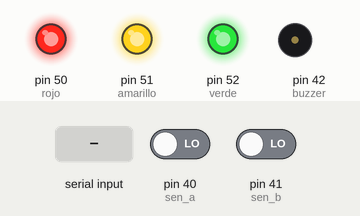
Simulated run of this sketch. Board: Arduino Mega 2560, built with avr-gcc and run on an emulated ATmega2560. On the bench: output pins drawn as LEDs (lit = HIGH), buzzer (waves = sounding, pin HIGH). The inputs (shaded band) are chosen by the test bench; at power-on: pin 40 (sen_a) LOW, pin 41 (sen_b) LOW. What the sketch prints to the serial monitor is not drawn.

Above: at 1.2 s.
1.3 s: pin 40 (sen_a) driven HIGH
At 2.3 s:
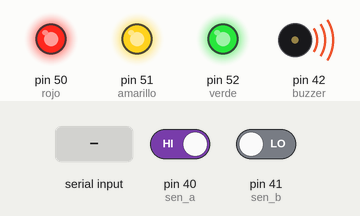
2.8 s: "0" received over Serial
At 3.6 s:
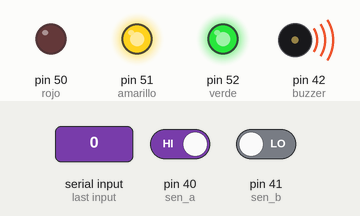
4.4 s: pin 41 (sen_b) driven HIGH
At 4.7 s:
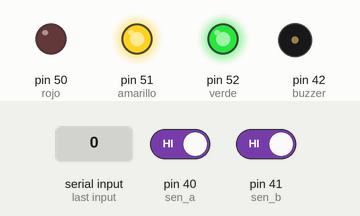
5.9 s: "1" received over Serial
At 7.1 s:
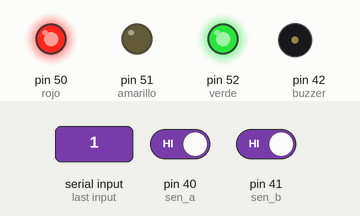
7.5 s: "2" received over Serial
At 8.3 s:
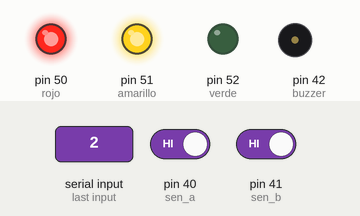
9.1 s: pin 40 (sen_a) driven LOW
At 9.4 s:
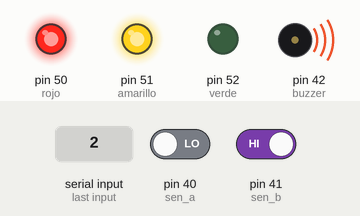
Timing chart, 0 to 11.6 s (numbered marks = the images above; inputs shaded):
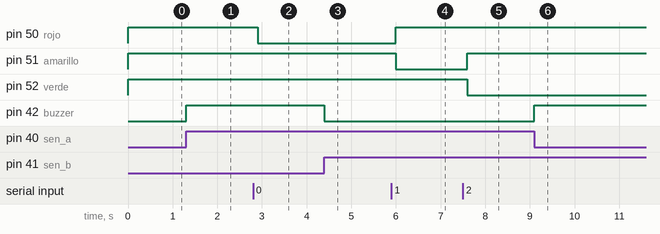

Measured:
- after the input at 1.3 s, pin 42 (buzzer): LOW → HIGH at once
- after the input at 2.8 s, pin 50 (rojo): HIGH → LOW after 0.10 s
- after the input at 4.4 s, pin 42 (buzzer): HIGH → LOW at once
- after the input at 5.9 s, pin 50 (rojo): LOW → HIGH after 0.10 s; pin 51 (amarillo): HIGH → LOW after 0.10 s
- after the input at 7.5 s, pin 51 (amarillo): LOW → HIGH after 0.10 s; pin 52 (verde): HIGH → LOW after 0.10 s
- after the input at 9.1 s, pin 42 (buzzer): LOW → HIGH at once

The sketch:

semaforo.ino
```cpp
  //PIN: 40 -> SENSOR DE ESPALDA A
  int sen_a = 40;

  //PIN: 41 -> SENSOR DE ESPALDA B
  int sen_b = 41;

  //PIN: 42 -> BUZZER
  int buzzer = 42;

  //PIN: 50 -> ROJO
  int rojo = 50;

  //PIN: 51 -> AMARILLO
  int amarillo = 51;

  //PIN: 52 -> VERDE
  int verde = 52;

void setup(){


  pinMode(sen_a, INPUT);
  pinMode(sen_b, INPUT);
  pinMode(buzzer, OUTPUT);

  pinMode(rojo, OUTPUT);
  pinMode(amarillo, OUTPUT);
  pinMode(verde, OUTPUT);

  digitalWrite(rojo, HIGH);
  digitalWrite(amarillo, HIGH);
  digitalWrite(verde, HIGH);


  Serial.begin(9600);
}
void loop(){

  int val_a = digitalRead(sen_a);
  int val_b = digitalRead(sen_b);

  if(val_a ^ val_b){
    digitalWrite(buzzer, HIGH);
  }
  else{
    digitalWrite(buzzer, LOW);
  }

  int color = 0;
  color = Serial.read();

  //0 es rojo
  if(color == 48){
    digitalWrite(rojo, LOW);
    digitalWrite(amarillo, HIGH);
    digitalWrite(verde, HIGH);
  }

  //1 amarillo
  if(color == 49){
    digitalWrite(rojo, HIGH);
    digitalWrite(amarillo, LOW);
    digitalWrite(verde, HIGH);
  }

  //2 verde
  if(color == 50){
    digitalWrite(rojo, HIGH);
    digitalWrite(amarillo, HIGH);
    digitalWrite(verde, LOW);
  }

  Serial.write("holalolis :v\n");

  int period = 100;
  unsigned long time_now = 0;
  time_now = millis();
  while(millis() < time_now + period){

  }
}
```
